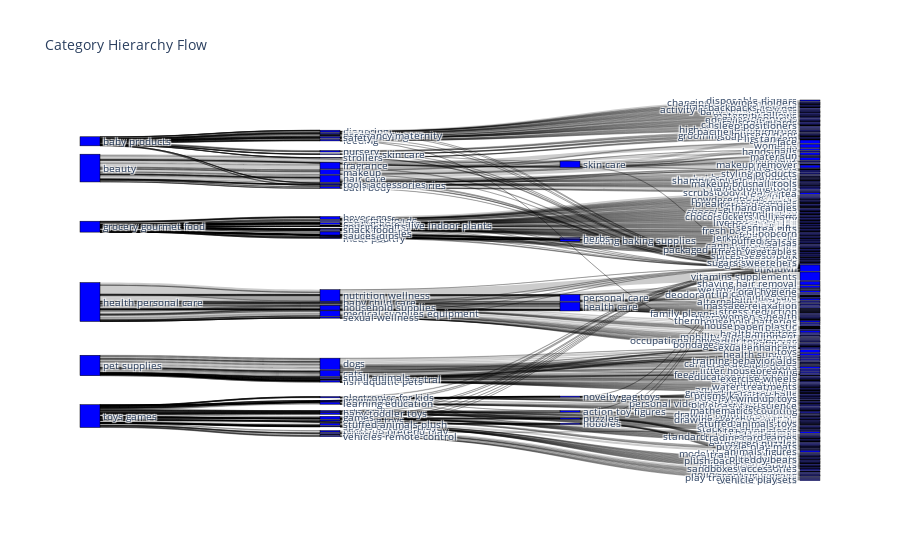

This figure's notebook cell:
### Code cell
import pandas as pd
import numpy as np
import matplotlib.pyplot as plt
import seaborn as sns
import plotly.express as px
import plotly.graph_objects as go
from scipy.stats import chi2_contingency

class CategoryRelationshipAnalyzer:
    def __init__(self, df):
        self.df = df
        
    def analyze_relationships(self):
        """Main function to analyze category relationships"""
        self.contingency_analysis()
        self.transition_analysis()
        self.correlation_analysis()
        self.hierarchical_flow_analysis()
        self.category_co_occurrence()
        
    def contingency_analysis(self):
        """Analyze contingency tables between category levels"""
        print("=== Category Contingency Analysis ===")
        
        # Cat1 to Cat2 contingency
        cont_table_12 = pd.crosstab(self.df['Cat1'], self.df['Cat2'])
        chi2_12, p_12, _, _ = chi2_contingency(cont_table_12)
        
        # Cat2 to Cat3 contingency
        cont_table_23 = pd.crosstab(self.df['Cat2'], self.df['Cat3'])
        chi2_23, p_23, _, _ = chi2_contingency(cont_table_23)
        
        print("\nChi-square test results:")
        print(f"Cat1-Cat2: chi2={chi2_12:.2f}, p={p_12:.4f}")
        print(f"Cat2-Cat3: chi2={chi2_23:.2f}, p={p_23:.4f}")
        
        # Visualize contingency tables
        plt.figure(figsize=(15, 10))
        sns.heatmap(cont_table_12, cmap='YlOrRd', 
                   cbar_kws={'label': 'Count'})
        plt.title('Category Level 1 to Level 2 Relationship Heatmap')
        plt.xticks(rotation=45, ha='right')
        plt.tight_layout()
        plt.show()

    def transition_analysis(self):
        """Analyze transition probabilities between categories"""
        print("\n=== Category Transition Analysis ===")
        
        # Calculate transition probabilities
        trans_prob_12 = pd.crosstab(self.df['Cat1'], self.df['Cat2'], 
                                   normalize='index')
        trans_prob_23 = pd.crosstab(self.df['Cat2'], self.df['Cat3'], 
                                   normalize='index')
        
        # Display top transitions
        print("\nTop Cat1 to Cat2 transitions:")
        for cat1 in trans_prob_12.index:
            top_trans = trans_prob_12.loc[cat1].nlargest(3)
            print(f"\n{cat1}:")
            for cat2, prob in top_trans.items():
                print(f"  → {cat2}: {prob:.2%}")
                
        # Visualize transitions
        self.plot_transition_sankey()

    def plot_transition_sankey(self):
        """Create Sankey diagram for category transitions"""
        # Prepare data for Sankey diagram
        cat_flows = self.df.groupby(['Cat1', 'Cat2', 'Cat3']).size().reset_index(name='value')
        
        # Create node lists
        all_cats = (list(cat_flows['Cat1'].unique()) + 
                   list(cat_flows['Cat2'].unique()) + 
                   list(cat_flows['Cat3'].unique()))
        node_indices = {cat: idx for idx, cat in enumerate(all_cats)}
        
        # Create links
        source = []
        target = []
        value = []
        
        for _, row in cat_flows.iterrows():
            # Cat1 to Cat2
            source.append(node_indices[row['Cat1']])
            target.append(node_indices[row['Cat2']])
            value.append(row['value'])
            
            # Cat2 to Cat3
            source.append(node_indices[row['Cat2']])
            target.append(node_indices[row['Cat3']])
            value.append(row['value'])
        
        # Create and show Sankey diagram
        fig = go.Figure(data=[go.Sankey(
            node=dict(
                pad=15,
                thickness=20,
                line=dict(color="black", width=0.5),
                label=all_cats,
                color="blue"
            ),
            link=dict(
                source=source,
                target=target,
                value=value
            )
        )])
        
        fig.update_layout(title_text="Category Hierarchy Flow",
                         font_size=10)
        fig.show()

    def correlation_analysis(self):
        """Analyze correlations between category levels"""
        print("\n=== Category Correlation Analysis ===")
        
        # Convert categories to numeric
        cat_encoded = pd.get_dummies(self.df[['Cat1', 'Cat2', 'Cat3']])
        
        # Calculate correlations
        corr_matrix = cat_encoded.corr()
        
        # Visualize correlations
        plt.figure(figsize=(15, 15))
        sns.heatmap(corr_matrix, cmap='RdBu', center=0,
                   cbar_kws={'label': 'Correlation'})
        plt.title('Category Correlation Heatmap')
        plt.tight_layout()
        plt.show()

    def hierarchical_flow_analysis(self):
        """Analyze hierarchical flows between categories"""
        print("\n=== Hierarchical Flow Analysis ===")
        
        # Create complete paths
        self.df['category_path'] = (self.df['Cat1'] + ' → ' + 
                                  self.df['Cat2'] + ' → ' + 
                                  self.df['Cat3'])
        
        # Analyze top paths
        path_counts = self.df['category_path'].value_counts()
        
        print("\nTop 10 Category Paths:")
        for path, count in path_counts.head(10).items():
            print(f"{path}: {count}")
            
        # Visualize paths
        plt.figure(figsize=(15, 8))
        path_counts.head(15).plot(kind='bar')
        plt.title('Top 15 Category Paths')
        plt.xticks(rotation=45, ha='right')
        plt.tight_layout()
        plt.show()

    def category_co_occurrence(self):
        """Analyze category co-occurrence patterns"""
        print("\n=== Category Co-occurrence Analysis ===")
        
        # Create co-occurrence matrices
        co_occ_12 = pd.crosstab(self.df['Cat1'], self.df['Cat2'])
        co_occ_23 = pd.crosstab(self.df['Cat2'], self.df['Cat3'])
        
        # Calculate conditional probabilities
        cond_prob_12 = co_occ_12.div(co_occ_12.sum(axis=1), axis=0)
        cond_prob_23 = co_occ_23.div(co_occ_23.sum(axis=1), axis=0)
        
        # Display strong relationships
        print("\nStrong Cat1-Cat2 Relationships:")
        for cat1 in cond_prob_12.index:
            strong_rel = cond_prob_12.loc[cat1][cond_prob_12.loc[cat1] > 0.5]
            if not strong_rel.empty:
                print(f"\n{cat1}:")
                for cat2, prob in strong_rel.items():
                    print(f"  → {cat2}: {prob:.2%}")

    def generate_summary_report(self):
        """Generate a summary report of category relationships"""
        print("\n=== Category Relationship Summary Report ===")
        
        # Category distribution
        cat_dist = {
            'Cat1': self.df['Cat1'].value_counts(),
            'Cat2': self.df['Cat2'].value_counts(),
            'Cat3': self.df['Cat3'].value_counts()
        }
        
        # Category relationships
        relationships = {
            'unique_combinations': len(self.df.groupby(['Cat1', 'Cat2', 'Cat3'])),
            'avg_cat2_per_cat1': self.df.groupby('Cat1')['Cat2'].nunique().mean(),
            'avg_cat3_per_cat2': self.df.groupby('Cat2')['Cat3'].nunique().mean()
        }
        
        print("\nCategory Distribution:")
        for level, dist in cat_dist.items():
            print(f"\n{level} top categories:")
            print(dist.head())
            
        print("\nRelationship Statistics:")
        print(f"Unique category combinations: {relationships['unique_combinations']}")
        print(f"Average Cat2 categories per Cat1: {relationships['avg_cat2_per_cat1']:.2f}")
        print(f"Average Cat3 categories per Cat2: {relationships['avg_cat3_per_cat2']:.2f}")

# Usage example
def main():
    # Read the dataset
    df = pd.read_csv('/Users/nbhagat/Downloads/data.csv')
    # Initialize analyzer
    analyzer = CategoryRelationshipAnalyzer(df)
    
    # Run analyses
    analyzer.analyze_relationships()
    analyzer.generate_summary_report()

if __name__ == "__main__":
    main()

### Figure 1 — Plotly figure (JSON) as saved in the notebook; plotly's stock layout.template omitted (floating-point values rounded to 4 significant figures; data arrays with more than 128 entries replaced by an {"elided": "..."} marker saying what was removed)
{"data": [{"link": {"source": {"elided": "904 int values"}, "target": {"elided": "904 int values"}, "value": {"elided": "904 int values"}}, "node": {"color": "blue", "label": {"elided": "447 str values"}, "line": {"color": "black", "width": 0.5}, "pad": 15, "thickness": 20}, "type": "sankey"}], "layout": {"font": {"size": 10}, "title": {"text": "Category Hierarchy Flow"}}}
